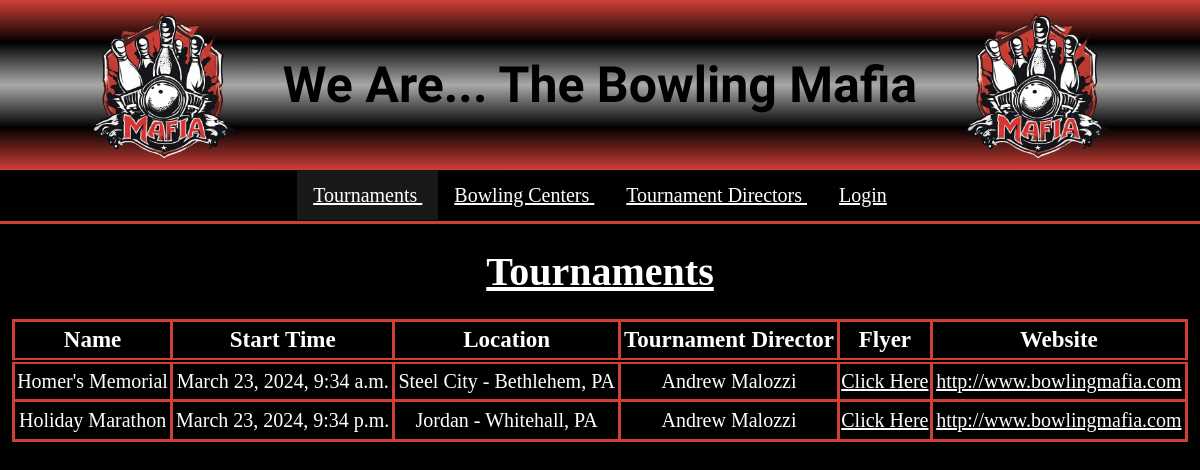
/tournaments, run on the app's committed database.
### tournaments/models.py (models this page shows)
class Tournament(models.Model):
    tournament_name = models.CharField(max_length=128)
    start_time = models.DateTimeField()
    bowling_center = models.ForeignKey(BowlingCenter, on_delete=models.CASCADE)
    tournament_director = models.ForeignKey(TournamentDirector, on_delete=models.CASCADE)
    website = models.URLField(max_length=256, blank=True)
    flyer = models.FileField(upload_to='tournament_flyers', blank=True)
    def __str__(self):
        return s.capwords(self.tournament_name)
    class Meta:
        ordering = ['start_time']

class BowlingCenter(models.Model):
    center_name = models.CharField(max_length=64)
    address = models.CharField(max_length=128)
    city = models.CharField(max_length=64)
    state = USStateField()
    zip_code = USZipCodeField(max_length=5)
    phone_number = PhoneNumberField()
    website = models.URLField(max_length=256, blank=True)
    def __str__(self):
        return f'{s.capwords(self.center_name, sep=" ")} - {s.capwords(self.city, sep=" ")}, {str(self.state)}'
    class Meta:
        verbose_name = 'Bowling Center'
        ordering = ['state', 'center_name']

class TournamentDirector(models.Model):
    director_user = models.ForeignKey(User, on_delete=models.CASCADE, default=1)
    first_name = models.CharField(max_length=64)
    last_name = models.CharField(max_length=64)
    email_address = models.EmailField(max_length=128)
    phone_number = PhoneNumberField()
    profile_picture = models.ImageField(upload_to='profile_pictures', blank=True)
    def __str__(self):
        return f'{s.capwords(self.first_name)} {s.capwords(self.last_name)}'
    class Meta:
        verbose_name = 'Tournament Director'
        ordering = ['first_name', 'last_name']

### tournaments/views.py (the view)
# urls.py: path('tournaments', views.TournamentList.as_view(), name='list_tournaments'),
class TournamentList(ListView):
    model = Tournament
    context_object_name = 'tournaments'
    template_name = 'tournaments/list_tournaments.html'
    def get_context_data(self, **kwargs):
        context = super().get_context_data(**kwargs)
        context['logged_in'] = get_login_status(self.request)
        return context

### tournaments/utils.py (called while the page is built)
def get_login_status(request):
    return True if request.user.username != '' else False

### tournaments/templates/tournaments/list_tournaments.html (shortened to what this page needs)
{% extends 'base/layout.html' %}
{% block content %}
    <h1 class="model-table-name">Tournaments</h1>
    <table class="model-table">
        <thead>
            <tr>
                <th>Name</th>
                <th>Start Time</th>
                <th>Location</th>
                <th>Tournament Director</th>
                <th>Flyer</th>
                <th>Website</th>
            </tr>
        </thead>
        <tbody>
            {% for tournament in tournaments %}
                <tr>
                    <td>{{ tournament }}</td>
                    <td>{{ tournament.start_time }}</td>
                    <td>{{ tournament.bowling_center }}</td>
                    <td>{{ tournament.tournament_director }}</td>
                    <td>
                        {% if tournament.flyer %}
                            <a href="{{ tournament.flyer.url }}" target="_blank">
                                Click Here
                            </a>
                        {% endif %}
                    </td>
                    <td>
                        <a href="{{ tournament.website }}" target="_blank">
                            {{ tournament.website }}
                        </a>
                    </td>
                </tr>
            {% endfor %}
        </tbody>
    </table>
{% endblock content %}

### tournaments/templates/base/layout.html
{% extends 'base/base.html' %}
{% block body %}
    {% include 'base/header-banner.html' %}
    {% include 'base/navbar.html' %}
    {% block content %}{% endblock content %}
{% endblock body %}

### tournaments/templates/base/base.html (shortened to what this page needs)
{% load static %}
<!DOCTYPE html>
<html lang="en">
    <head>
        <link rel="stylesheet" type="text/css" href="{% static 'css/tournamentfinder.css' %}">
    </head>
    <body>
        {% block body %}{% endblock body %}
    </body>
</html>

### tournaments/templates/base/header-banner.html
{% load static %}
<header>
    <img src="{% static 'images/bm-logo.png' %}" alt="Bowling Mafia logo">
    <h1>We Are... The Bowling Mafia</h1>
    <img src="{% static 'images/bm-logo.png' %}" alt="Bowling Mafia logo">
</header>

### tournaments/templates/base/navbar.html (shortened to what this page needs)
{% url 'list_tournaments' as list_tournaments %}
{% url 'list_centers' as list_centers %}
{% url 'list_directors' as list_directors %}
{% url 'login' as login %}
<nav>
    <ul>
        <li class="nav-item">
            <a class="nav-link {% if request.get_full_path == list_tournaments %}active{% endif %}" href="{% url 'list_tournaments' %}">
                Tournaments
            </a>
        </li>
        <li class="nav-item">
            <a class="nav-link {% if request.get_full_path == list_centers %}active{% endif %}" href="{% url 'list_centers' %}">
                Bowling Centers
            </a>
        </li>
        <li class="nav-item">
            <a class="nav-link {% if request.get_full_path == list_directors %}active{% endif %}" href="{% url 'list_directors' %}">
                Tournament Directors
            </a>
        </li>
        <li class="nav-item">
            {% if not logged_in %}
                <a class="nav-link {% if request.get_full_path == login %}active{% endif %}" href="{% url 'login' %}">Login</a>
            {% else %}
                <a class="nav-link" href="{% url 'logout' %}">Logout</a>
            {% endif %}
        </li>
    </ul>
</nav>

### tournaments/static/css/tournamentfinder.css (style rules this page uses)
* { box-sizing: border-box; margin: 0; padding: 0; }
body { background-color: black; color: white; }
a { color: white; }
header { background-image: linear-gradient(rgb(207, 63, 54), black, darkgrey, black, rgb(207, 63, 54)); display: flex; align-items: center; justify-content: center; }
header img { width: auto; max-height: 170px; margin: 0 10px; }
header h1 { color: black; font-family: 'Protest Revolution'; font-size: 50px; margin-left: 25px; margin-right: 25px; }
nav { border-bottom: 3px solid rgb(207, 63, 54); text-align: center; position: sticky; }
nav ul { list-style-type: none; padding: 14px 0; }
.nav-item { display: inline; padding: 14px 0; }
.nav-link { font-size: 20px; text-align: center; padding: 14px 16px; }
a.nav-link.active { background-color: rgb(25,25,25); }
h1.model-table-name { font-size: 40px; text-decoration: underline; text-align: center; padding: 14px 0; margin-top: 10px; }
table.model-table { font-size: 20px; text-align: center; border-collapse: collapse; justify-content: center; width: 98%; padding: 5px; margin-top: 10px; margin-left: auto; margin-right: auto; }
table.model-table, .model-table th, .model-table td { border: 3px solid rgb(207, 63, 54); vertical-align: middle; height: 40px; }
.model-table thead { border-bottom: 6px double rgb(207, 63, 54); }
.model-table th { font-size: 23px; }

### data on the page
Tournament: tournament_name "Homer's Memorial", start_time "March 23, 2024, 9:34 a.m.", bowling_center "Steel City - Bethlehem, PA", tournament_director "Andrew Malozzi", website "http://www.bowlingmafia.com"
Tournament: tournament_name "Holiday Marathon", start_time "March 23, 2024, 9:34 p.m.", bowling_center "Jordan - Whitehall, PA", tournament_director "Andrew Malozzi", website "http://www.bowlingmafia.com"
